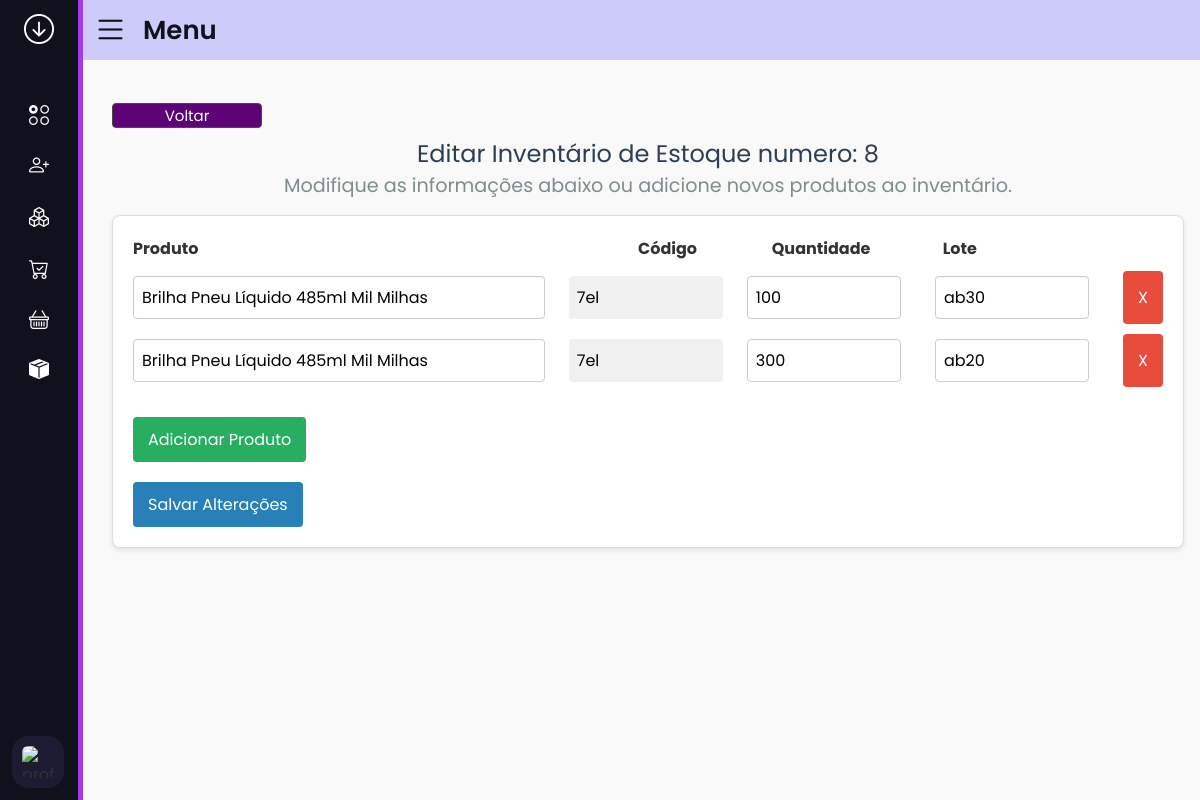
Screenshot of /estoque/editar_inventario_estoque/8/ (signed in) with the database file from the repository.
### estoque/models.py (models this page shows, shortened)
class InventariosEstoque(models.Model):
    numero_inventario = models.IntegerField()
    nome_produtos = models.CharField(max_length=60)
    cod_produto = models.CharField(max_length=8, null=True, blank=True)
    lote = models.CharField(max_length=10, null=True, blank=True)
    quantidade = models.IntegerField()
    data = models.DateTimeField(auto_now_add=True)
    conferente = models.CharField(max_length=30, null=True, blank=True)
    finalizado = models.BooleanField(default=False)
    class Meta:
        permissions = [
            ('ver_inventario_estoque', 'Can see stock inventory'),
            ('editar_inventario_estoque', 'Can edit stock inventory')
        ]

### estoque/views.py (the view, shortened to what this page needs)
# urls.py: path('editar_inventario_estoque/<int:inventario_id>/', views.editar_inventario_estoque, name='editar_inventario_estoque'),
@login_required
@permission_required('inventariosestoque.editar_inventario_estoque', raise_exception=True)
def editar_inventario_estoque(request, inventario_id):
    Produtos = Products.objects.all()
    inventario = InventariosEstoque.objects.filter(numero_inventario=inventario_id)
    if not inventario.exists():
        return redirect('inventarios_estoque')  # Redireciona caso o inventário não exista
    algum_finalizado = inventario.filter(finalizado=True).exists()
    if algum_finalizado:
        return redirect('inventarios_estoque')
    if request.method == 'GET':
        return render(request, 'estoque/editar_inventario_estoque.html', {
            'Produtos': Produtos,
            'inventario': inventario,
            'numero_inventario': inventario_id,
        })

### estoque/templates/estoque/editar_inventario_estoque.html (shortened to what this page needs)
{% extends 'side_menu.html' %}
{% load static %}
{% block head %}
    <link rel="stylesheet" href="{% static 'css/criar_inventario_estoque.css' %}">
{% endblock %}
{% block content %}
    <div class="button-pattern">
        <a href="/estoque/visualizar_inventario_estoque/{{ numero_inventario }}/"><button class="button-pattern_final">Voltar</button></a>
    </div>
    <h2>Editar Inventário de Estoque numero: {{ numero_inventario }}</h2>
    <p class="lead">Modifique as informações abaixo ou adicione novos produtos ao inventário.</p>
    <form id="pedido_form" action="" method="POST">
        <div id="input_titles">
            <span>Produto</span>
            <span>Código</span>
            <span>Quantidade</span>
            <span class="lote">Lote</span>
        </div>
        <div id="inputs_container">
            {% for item in inventario %}
            <div class="produto-linha">
                <input type="text" id="produto_input" name="produto_input" list="nomes_produtos"
                       value="{{ item.nome_produtos }}" placeholder="Selecione um Produto"
                       class="form_control" readonly>
                <input type="text" placeholder="Código do Produto" class="codigo_produto_input"
                       name="codigo_produto" value="{{ item.cod_produto }}" readonly>
                <input type="text" class="input quantidade" id="quantidade" placeholder="Quantidade Unitaria"
                       name="quantidade" value="{{ item.quantidade }}">
                <input type="text" class="input lote" id="lote" placeholder="Lote" name="lote"
                       value="{{ item.lote }}">
                <button type="button" class="remove-button" onclick="removerLinha(this)">X</button>
            </div>
            {% endfor %}
        </div>
        <button type="button" class="add-product_button" onclick="adicionarInput()">Adicionar Produto</button>
        <button type="submit" class="finalizar-button">Salvar Alterações</button>
    </form>
{% endblock %}

### estoque/static/css/criar_inventario_estoque.css (style rules this page uses)
body { font-family: Arial, sans-serif; margin: 0; background-color: #f9f9f9; color: #333; }
.button-pattern { display: flex; flex-direction: row; justify-content: space-between; padding-top: 15px; width: 97%; }
.button-pattern_final { width: 150px; margin: 8px 0; display: inline-block; border: 1px solid #494949; border-radius: 4px; box-sizing: border-box; font-size: 15px; background-color: #5d0377; color: white; overflow: inherit; }
h2 { color: #2c3e50; text-align: center; font-weight: 400; }
.lead { font-size: 1.2em; margin-bottom: 15px; color: #7f8c8d; text-align: center; }
form { background: #fff; border: 1px solid #ddd; padding: 20px; border-radius: 8px; box-shadow: 0 2px 5px rgba(0, 0, 0, 0.1); }
#pedido_form input { width: 100%; padding: 8px; margin: 5px 0; border: 1px solid #ccc; border-radius: 4px; font-size: 1em; }
#pedido_form .form_control { width: 40%; display: inline-block; }
#pedido_form .codigo_produto_input { width: 15%; background-color: #f0f0f0; border: none; }
#pedido_form .input { display: inline-block; margin-right: 10px; width: 15%; }
#input_titles { display: grid; grid-template-columns: 4fr 1fr 1fr 1fr 1fr; grid-template-rows: 1fr; ; gap: 10px; font-weight: bold; margin-bottom: 10px; }
.lote { padding-left: 30%; align-items: center; display: flex; flex-direction: row; align-items: center; }
.produto-linha { display: flex; flex-direction: row; justify-content: space-between; margin-bottom: 10px; }
.produto-linha input { margin-right: 10px; }
.add-product_button, .finalizar-button, .remove-button, .remove-button-blue { padding: 10px 15px; border: none; border-radius: 4px; cursor: pointer; font-size: 1em; }
.add-product_button { background-color: #27ae60; color: #fff; margin-top: 10px; }
.finalizar-button { background-color: #2980b9; color: #fff; }
.remove-button { background-color: #e74c3c; color: #fff; }
#inputs_container { margin-bottom: 20px; }

### base_templates/side_menu.html (style rules this page uses)
* { margin: 0; padding: 0; box-sizing: border-box; font-family: 'Poppins', sans-serif; }

### rows the page displays
InventariosEstoque: produto_input "Brilha Pneu Líquido 485ml Mil Milhas", codigo_produto "7el", quantidade "100", lote "ab30"
InventariosEstoque: produto_input "Brilha Pneu Líquido 485ml Mil Milhas", codigo_produto "7el", quantidade "300", lote "ab20"

### other values shown
{{ numero_inventario }} "8"
